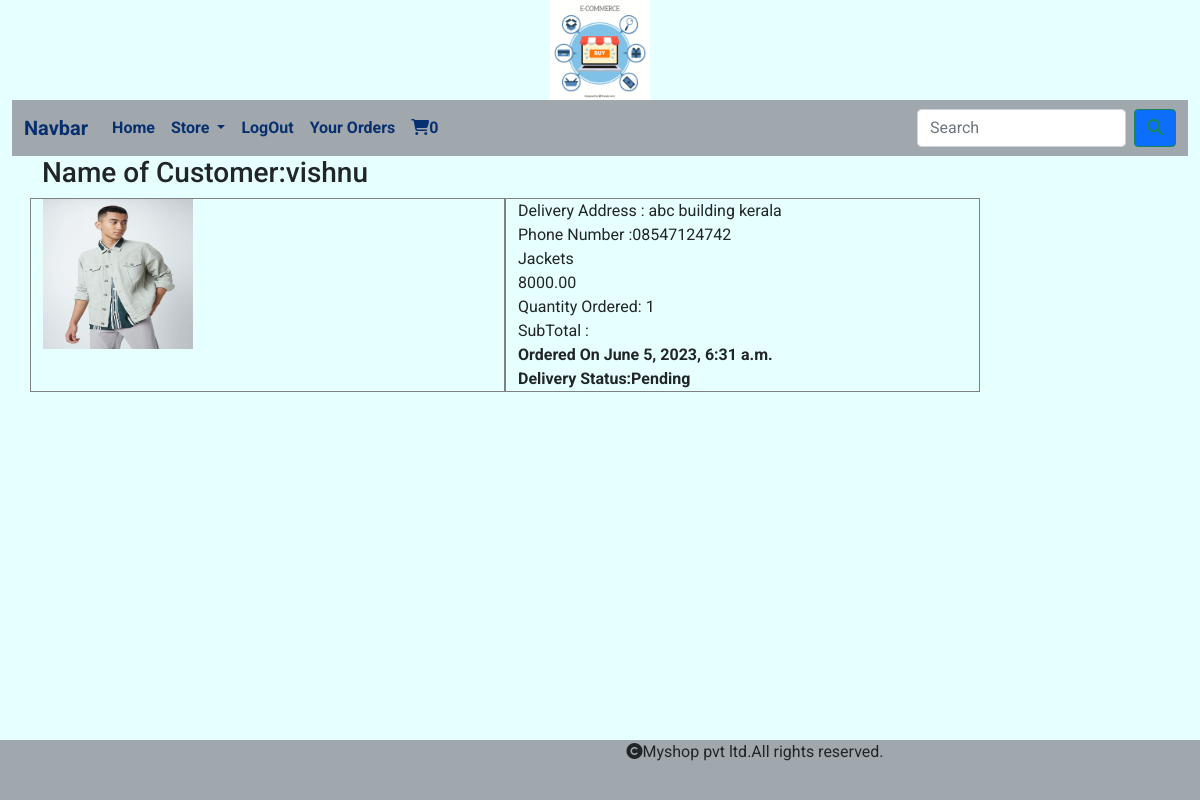
/cart/orderview (signed in), run on the app's committed database.
### cart/models.py (models this page shows, shortened)
class Order(models.Model):
    user = models.ForeignKey(User, on_delete=models.CASCADE)
    products = models.ForeignKey(Product, on_delete=models.CASCADE)
    address = models.TextField()
    phone = models.CharField(max_length=100)
    order_status = models.CharField(max_length=30, default="Pending")
    delivery_status = models.CharField(max_length=30, default="Pending")
    noofitems = models.IntegerField()
    date_added = models.DateTimeField(auto_now_add=True)

### shop/models.py (models this page shows, shortened)
class Product(models.Model):
    name = models.CharField(max_length=250, unique=True)
    slug = models.SlugField(max_length=250, unique=True)
    description = models.TextField(blank=True)
    price = models.DecimalField(max_digits=10, decimal_places=2)
    category = models.ForeignKey(Category, on_delete=models.CASCADE)
    image = models.ImageField(upload_to="image/products", null=True, blank=True)
    stock = models.IntegerField()
    available = models.BooleanField(default=True)
    created = models.DateTimeField(auto_now_add=True)
    updated = models.DateTimeField(auto_now=True)

### cart/views.py (the view)
# urls.py: path('orderview', views.orderview, name='orderview'),
def orderview(request):
    user = request.user
    o = Order.objects.filter(user=user, order_status="paid")
    return render(request, 'orderview.html', {'o': o, 'name': user.username})

### cart/context_processors.py (called while the page is built)
def counter(request):
    item_count = 0
    if request.user.is_authenticated:
        user = request.user
        try:
            cart = Cart.objects.filter(user=user)
            for i in cart:
                item_count += i.quantity
        except Cart.DoesNotExist:
            item_count = 0
    return {'item_count': item_count}

### shop/context_processors.py (called while the page is built)
def menu_links(request):
    links = Category.objects.all()
    return {'links': links}

### templates/orderview.html
{% extends 'base.html' %}
{% load static %}
{% block content %}
<div class="container" style="margin-bottom:150px;">
    <div class="row">
        <h3>Name of Customer:{{name}}</h3>
        {% for p in o %}
        <div class="col-sm-5" style="border:1px solid grey;">
        <img src="{{p.products.image.url}}" height="150px" width="150px" alt="{{p.products.image.url}}">
        </div>
<div class="col-sm-5" style="border:1px solid grey;">
        Delivery Address : {{p.address}}<br>
        Phone Number :{{p.phone}}<br>
        {{p.products.name}}<br>
        {{p.products.price}}<br>
    Quantity Ordered: {{p.noofitems}}<br>
    SubTotal :{{p.subtotal}}<br>
    <strong>Ordered On {{p.date_added}}</strong><br>
    <strong>Delivery Status:{{p.delivery_status}}</strong>
    </div>
    {% endfor %}
</div>
</div>
{% endblock %}

### static/css/custom.css (style rules this page uses)
body { font-family: 'Roboto', sans-serif; background-color:rgb(230, 255, 255); }

### data on the page
Order: products.image (picture), address "abc building kerala", phone "08547124742", products.name "Jackets", products.price "8000.00", noofitems "1", date_added "June 5, 2023, 6:31 a.m.", delivery_status "Pending"

### other printed values
{{ item_count }} "0"
{{ name }} "vishnu"
